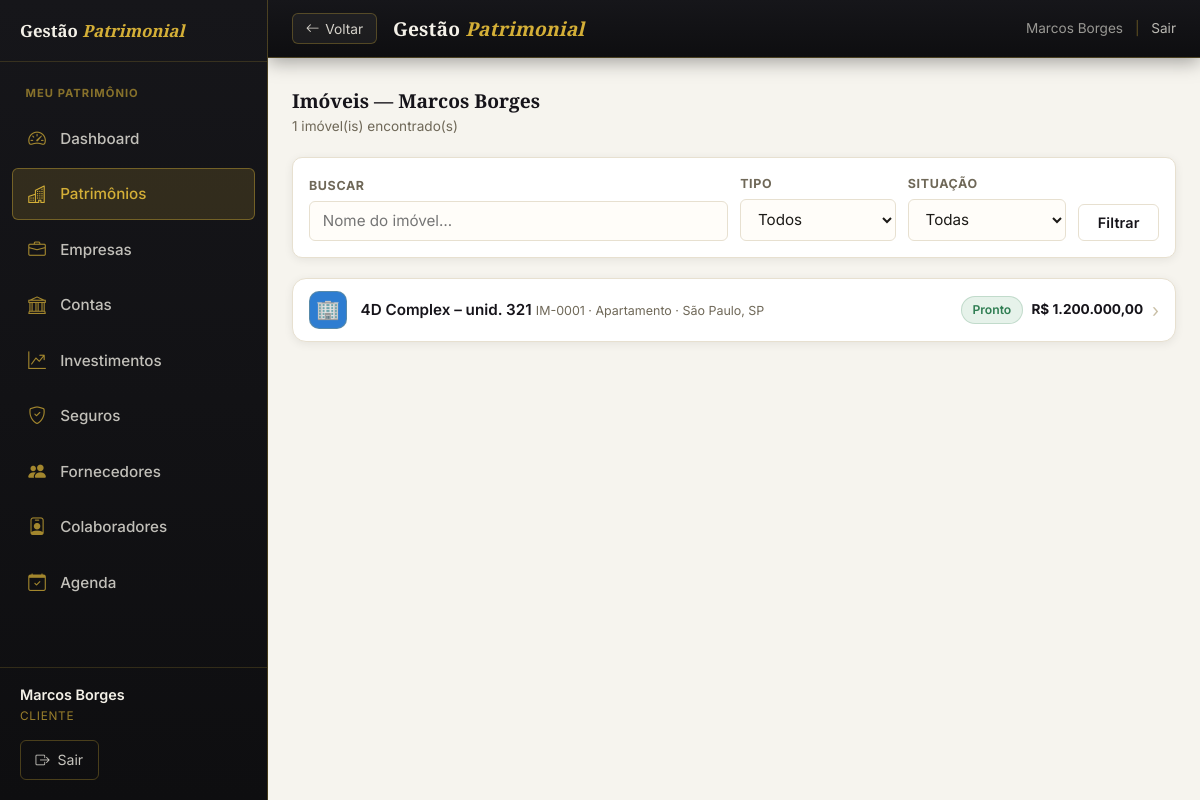
Page /imoveis (signed in) on the committed database.
### tables this page shows
CREATE TABLE IF NOT EXISTS clientes (
  id              INT AUTO_INCREMENT PRIMARY KEY,
  usuario_id      INT NULL,                           
  tipo_pessoa     ENUM('PF','PJ') NOT NULL DEFAULT 'PF',
  nome            VARCHAR(200) NOT NULL,              
  nome_completo   VARCHAR(200) NULL,                  
  apelido         VARCHAR(80)  NULL,
  cpf_cnpj        VARCHAR(18)  NOT NULL,
  rg              VARCHAR(20)  NULL,
  rg_orgao        VARCHAR(30)  NULL,
  rg_uf           VARCHAR(2)   NULL,
  data_nascimento DATE         NULL,
  naturalidade    VARCHAR(80)  NULL,
  nacionalidade   VARCHAR(60)  NULL DEFAULT 'Brasileira',
  estado_civil    ENUM('solteiro','casado','divorciado','viuvo','uniao_estavel','separado') NULL,
  regime_bens     ENUM('comunhao_parcial','comunhao_universal','separacao_total','participacao_final','nao_aplicavel') NULL,
  profissao       VARCHAR(80)  NULL,
  tipo_sanguineo  ENUM('A+','A-','B+','B-','AB+','AB-','O+','O-') NULL,
  nome_pai        VARCHAR(200) NULL,
  nome_mae        VARCHAR(200) NULL,
  cep             VARCHAR(9)   NULL,                  
  logradouro      VARCHAR(200) NULL,
  numero          VARCHAR(20)  NULL,
  complemento     VARCHAR(100) NULL,
  bairro          VARCHAR(100) NULL,
  cidade          VARCHAR(100) NULL,
  uf              VARCHAR(2)   NULL,
  email           VARCHAR(150) NULL,                  
  telefone        VARCHAR(20)  NULL,                  
  tem_testamento  TINYINT(1) NOT NULL DEFAULT 0,
  testamento_obs  TEXT         NULL,
  observacoes     TEXT         NULL,
  ativo           TINYINT(1) NOT NULL DEFAULT 1,
  criado_em       DATETIME NOT NULL DEFAULT CURRENT_TIMESTAMP,
  FOREIGN KEY (usuario_id) REFERENCES usuarios(id) ON DELETE SET NULL
);

CREATE TABLE IF NOT EXISTS imoveis (
  id                    INT AUTO_INCREMENT PRIMARY KEY,
  cliente_id            INT NOT NULL,
  condominio_id         INT NULL,

   
  codigo                VARCHAR(20)  NOT NULL,        
  nome_referencia       VARCHAR(200) NOT NULL,
  tipo                  ENUM('apartamento','casa','sala_comercial','terreno','galpao','loja','hotel','outro') NOT NULL,
  finalidade            ENUM('residencial','comercial','mista','locacao','investimento') NOT NULL,
  situacao              ENUM('pronto','em_construcao','na_planta') NOT NULL DEFAULT 'pronto',

   
  logradouro            VARCHAR(200) NULL,
  numero                VARCHAR(20)  NULL,
  complemento           VARCHAR(100) NULL,
  cep                   VARCHAR(10)  NULL,
  bairro                VARCHAR(100) NULL,
  cidade                VARCHAR(100) NULL,
  estado                CHAR(2)      NULL,
  link_maps             VARCHAR(800) NULL,            
  link_street_view      VARCHAR(800) NULL,            

   
  inscricao_municipal   VARCHAR(60)  NULL,            
  numero_matricula      VARCHAR(60)  NULL,
  cartorio              VARCHAR(180) NULL,
  site_cartorio         VARCHAR(255) NULL,            
  comarca               VARCHAR(120) NULL,
  livro                 VARCHAR(40)  NULL,
  folha                 VARCHAR(40)  NULL,
  data_matricula        DATE         NULL,

   
  data_aquisicao        DATE         NULL,
  forma_aquisicao       ENUM('compra','heranca','doacao','permuta','integralizacao','outro') NULL,
  percentual_participacao DECIMAL(5,2) NULL,          
  outros_proprietarios  VARCHAR(500) NULL,            

   
  area_privativa        DECIMAL(10,2) NULL,           
  area_total            DECIMAL(10,2) NULL,           
  area_construida       DECIMAL(10,2) NULL,           
  area_comum            DECIMAL(10,2) NULL,           
  area_terreno          DECIMAL(10,2) NULL,           
  quartos               INT          NULL,
  suites                INT          NULL,
  banheiros             INT          NULL,
  lavabos               INT          NULL,
  vagas_garagem         INT          NULL,
  andar                 INT          NULL,
  numero_unidade        VARCHAR(30)  NULL,
  face_solar            VARCHAR(30)  NULL,            
  posicao_imovel        VARCHAR(60)  NULL,            
  vista                 VARCHAR(120) NULL,

   
  valor_compra          DECIMAL(15,2) NULL,
  valor_entrada         DECIMAL(15,2) NULL,
  valor_financiamento   DECIMAL(15,2) NULL,
  banco_financiador     VARCHAR(150)  NULL,
  prazo_financiamento   INT           NULL,           
  taxa_juros_anual      DECIMAL(6,4)  NULL,           
  valor_mercado         DECIMAL(15,2) NULL,
  data_avaliacao_mercado DATE          NULL,
  valor_contabil        DECIMAL(15,2) NULL,           
  empresa_avaliadora    VARCHAR(180)  NULL,
  valor_m2              DECIMAL(15,2) NULL,           

   
  custo_condominio      DECIMAL(10,2) NULL,
  custo_iptu_mensal     DECIMAL(10,2) NULL,           
  custo_energia         DECIMAL(10,2) NULL,
  custo_agua            DECIMAL(10,2) NULL,
  custo_internet        DECIMAL(10,2) NULL,
  custo_seguro          DECIMAL(10,2) NULL,
  custo_outros          DECIMAL(10,2) NULL,

  foto_principal        VARCHAR(300) NULL,            
  observacoes           TEXT         NULL,
  ativo                 TINYINT(1) NOT NULL DEFAULT 1,
  criado_em             DATETIME NOT NULL DEFAULT CURRENT_TIMESTAMP,
  atualizado_em         DATETIME NOT NULL DEFAULT CURRENT_TIMESTAMP ON UPDATE CURRENT_TIMESTAMP,

  FOREIGN KEY (cliente_id)   REFERENCES clientes(id)    ON DELETE RESTRICT,
  FOREIGN KEY (condominio_id) REFERENCES condominios(id) ON DELETE SET NULL
);

### app/Views/imoveis/lista.php (the view, shortened to what the rows shown need)
<?php
require APP_ROOT . '/includes/header.php';
?>
<div class="container">
  <div style="display:flex;align-items:center;justify-content:space-between;margin-bottom:1.25rem;flex-wrap:wrap;gap:.75rem">
    <div>
      <h2 style="font-size:1.2rem;color:var(--cor-primaria)">Imóveis — <?= h($cli['nome']) ?></h2>
      <div style="font-size:.85rem;color:var(--cor-secundario)"><?= count($imoveis) ?> imóvel(is) encontrado(s)</div>
    </div>
  </div>
  <?php if ($imoveis): ?>
  <?php
    $tipo_visual = [
      'apartamento'    => ['🏢', '#2e7dd1'],
      'casa'           => ['🏠', '#1a7a45'],
      'terreno'        => ['🌳', '#b3700f'],
      'sala_comercial' => ['🏪', '#0d9488'],
      'galpao'         => ['🏭', '#475569'],
      'loja'           => ['🏬', '#9333ea'],
      'hotel'          => ['🏨', '#dc2626'],
      'outro'          => ['🏗️', 'var(--cor-secundario)'],
    ];
  ?>
  <div class="ios-list">
    <?php foreach ($imoveis as $im):
      [$ic, $cor] = $tipo_visual[$im['tipo']] ?? ['🏠', 'var(--cor-secundario)'];
      $local = trim(($im['cidade'] ?? '') . ($im['estado'] ? ', ' . $im['estado'] : ''));
    ?>
    <a href="<?= base_url('imoveis/ficha?id=' . $im['id']) ?>" class="ios-row">
      <span class="ios-icone" style="background:<?= $cor ?>">
        <?php if ($im['foto_principal']): ?><img src="<?= base_url($im['foto_principal']) ?>" alt="" style="width:100%;height:100%;object-fit:cover;border-radius:10px"><?php else: ?><?= $ic ?><?php endif; ?>
      </span>
      <span class="ios-corpo">
        <span class="ios-titulo"><?= h($im['nome_referencia']) ?></span>
        <span class="ios-sub"><?= h($im['codigo']) ?> · <?= h(tipo_imovel_label($im['tipo'])) ?><?= $local ? ' · ' . h($local) : '' ?></span>
      </span>
      <span class="ios-dir">
        <span class="tag <?= $im['situacao']==='pronto' ? 'tag-verde' : 'tag-laranja' ?>"><?= situacao_label($im['situacao']) ?></span>
        <span class="ios-valor"><?= $im['valor_mercado'] ? moeda((float)$im['valor_mercado']) : '—' ?></span>
        <span class="ios-chevron">›</span>
      </span>
    </a>
    <?php endforeach; ?>
  </div>
  <?php endif; ?>
</div>
<?php require APP_ROOT . '/includes/footer.php'; ?>

### includes/header.php (shortened to what the rows shown need)
<?php
require_once __DIR__ . '/db.php';
require_once __DIR__ . '/auth.php';
require_once __DIR__ . '/functions.php';
$usuario = usuario_logado();
$cliente_sel = cliente_selecionado();
?>
<!DOCTYPE html>
<html lang="pt-BR">
<head>
  <link rel="stylesheet" href="https://cdn.jsdelivr.net/npm/bootstrap-icons@1.11.3/font/bootstrap-icons.min.css">
  <?php $css_ver = @filemtime(__DIR__ . '/../assets/css/style.css') ?: time(); ?>
  <link rel="stylesheet" href="<?= base_url('assets/css/style.css') ?>?v=<?= $css_ver ?>">
</head>
<body>
<?php
if ($usuario):
  $rota_atual = trim($_GET['url'] ?? '', '/');
  $eh_admin   = $usuario['nivel'] === 'admin';
?>
<header class="topo">
  <button type="button" class="topo-voltar"
          onclick="history.length > 1 ? history.back() : location.href='<?= base_url($eh_admin ? 'gestao-geral' : 'dashboard') ?>'"
          aria-label="Voltar">
    <i class="bi bi-arrow-left"></i><span>Voltar</span>
  </button>
  <div class="topo-logo">Gestão <span>Patrimonial</span></div>
  <div class="topo-usuario">
    <?= h($usuario['nome']) ?>
    <span class="topo-sep">|</span>
    <a href="<?= base_url('logout') ?>">Sair</a>
  </div>
</header>
<aside class="menu-lateral" id="menu-lateral" aria-hidden="true">
  <div class="menu-lateral-topo">
    <span class="menu-lateral-marca">Gestão <span>Patrimonial</span></span>
  </div>
  <nav class="menu-nav">
    <?php
    if ($eh_admin) {
      $grupos = [
        ['Geral', [
          ['gestao-geral', 'Gestão Geral', 'bi-columns-gap',    true],
          ['clientes',     'Clientes',     'bi-people',         true],
          ['agenda',       'Agenda',       'bi-calendar-check', true],
        ]],
      ];
      if ($cliente_sel) {
        $grupos[] = [$cliente_sel['nome'], [
          ['dashboard',  'Dashboard',   'bi-speedometer2', true],
          ['patrimonio', 'Patrimônios', 'bi-buildings',    true],
          ['empresas',   'Empresas',    'bi-briefcase',    true],
          ['contas',     'Contas',      'bi-bank',         true],
          ['investimentos','Investimentos','bi-graph-up-arrow', true],
          ['seguros',    'Seguros',     'bi-shield-check', true],
          ['fornecedores','Fornecedores','bi-people-fill',  true],
          ['colaboradores','Colaboradores','bi-person-badge', true],
        ]];
      }
    } else {
      $grupos = [
        ['Meu patrimônio', [
          ['dashboard',  'Dashboard',   'bi-speedometer2',   true],
          ['patrimonio', 'Patrimônios', 'bi-buildings',      true],
          ['empresas',   'Empresas',    'bi-briefcase',      true],
          ['contas',     'Contas',      'bi-bank',           true],
          ['investimentos','Investimentos','bi-graph-up-arrow', true],
          ['seguros',    'Seguros',     'bi-shield-check',   true],
          ['fornecedores','Fornecedores','bi-people-fill',    true],
          ['colaboradores','Colaboradores','bi-person-badge', true],
          ['agenda',     'Agenda',      'bi-calendar-check', true],
        ]],
      ];
    }
    foreach ($grupos as [$titulo, $itens]):
    ?>
      <div class="menu-grupo-tit"><?= h($titulo) ?></div>
      <?php foreach ($itens as [$rota, $rotulo, $icone, $mostrar]):
        $ativo = ($rota_atual === $rota || str_starts_with($rota_atual, $rota . '/')) ? ' ativo' : '';
        if ($rota === 'patrimonio' && preg_match('#^(imoveis|veiculos|outros)#', $rota_atual)) $ativo = ' ativo';
      ?>
        <a class="menu-item<?= $ativo ?>" href="<?= base_url($rota) ?>">
          <i class="bi <?= $icone ?>"></i><span><?= h($rotulo) ?></span>
        </a>
      <?php endforeach; ?>
    <?php endforeach; ?>
  </nav>
  <div class="menu-lateral-rodape">
    <div class="menu-user">
      <div class="menu-user-nome"><?= h($usuario['nome']) ?></div>
      <div class="menu-user-nivel"><?= $eh_admin ? 'Administrador' : 'Cliente' ?></div>
    </div>
    <a class="menu-sair" href="<?= base_url('logout') ?>">
      <i class="bi bi-box-arrow-right"></i> Sair
    </a>
  </div>
</aside>
<?php endif; ?>

### rows in the picture
clientes: nome "Marcos Borges"
imoveis: ic "🏢", nome_referencia "4D Complex – unid. 321", codigo "IM-0001", tipo "Apartamento", local "São Paulo, SP", situacao "Pronto", valor_mercado "R$ 1.200.000,00"

### other values in the picture
$titulo "MEU PATRIMÔNIO"
$rotulo "Dashboard"
$rotulo "Patrimônios"
$rotulo "Empresas"
$rotulo "Contas"
$rotulo "Investimentos"
$rotulo "Seguros"
$rotulo "Fornecedores"
$rotulo "Colaboradores"
$rotulo "Agenda"
count($imoveis) "1"
